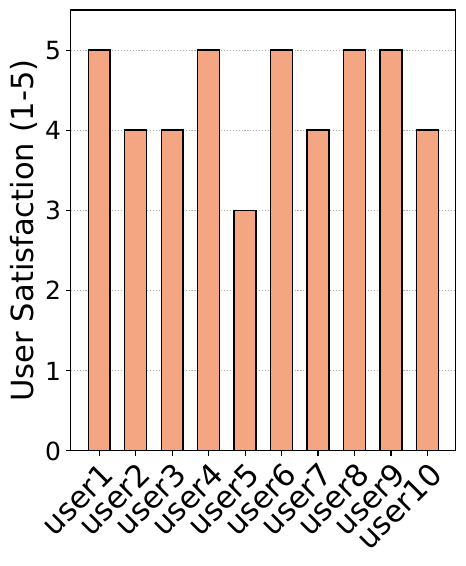

Here is the Python script that generated this plot:
import numpy as np
import matplotlib.pyplot as plt
from matplotlib.ticker import MultipleLocator

# Hypothetical user names
users = [
    "user1",
    "user2",
    "user3",
    "user4",
    "user5",
    "user6",
    "user7",
    "user8",
    "user9",
    "user10"
]

# User satisfaction scores (scale 1-5)
user_satisfaction = [5, 4, 4, 5, 3, 5, 4, 5, 5, 4]

color = ["#B2182B", "#2166AC", "#92C5DE", "#F4A582"]
xticks = np.arange(len(users))
width = 0.6

# Set a global font size
plt.rcParams.update({'font.size': 18})
plt.rcParams['pdf.fonttype'] = 42

# Create a figure
fig = plt.figure(figsize=(5, 6), dpi=1000)
ax = fig.add_subplot(111)

ax.grid(axis="y", linestyle='dotted', zorder=0)

# Create the bar chart for user satisfaction
ax.bar(xticks, user_satisfaction, width=width, color=color[3], alpha=1, zorder=15, 
       linewidth=1, edgecolor='black')

# Add labels and formatting
ax.set_ylabel("User Satisfaction (1-5)", fontsize=22)
ax.set_ylim([0, 5.5])
ax.yaxis.set_major_locator(MultipleLocator(1))
ax.yaxis.set_tick_params(labelsize=18)
ax.set_xticks(xticks)
ax.set_xticklabels(users, rotation=45, fontsize=22, ha='right', rotation_mode='anchor')

# Add value labels on top of each bar
# for i, satisfaction in enumerate(user_satisfaction):
#     ax.text(xticks[i], satisfaction + 0.1, str(satisfaction), 
#             ha='center', va='bottom', fontsize=18)

plt.tight_layout()
plt.savefig("user_study2.pdf", bbox_inches='tight')
plt.show()
plt.close()
